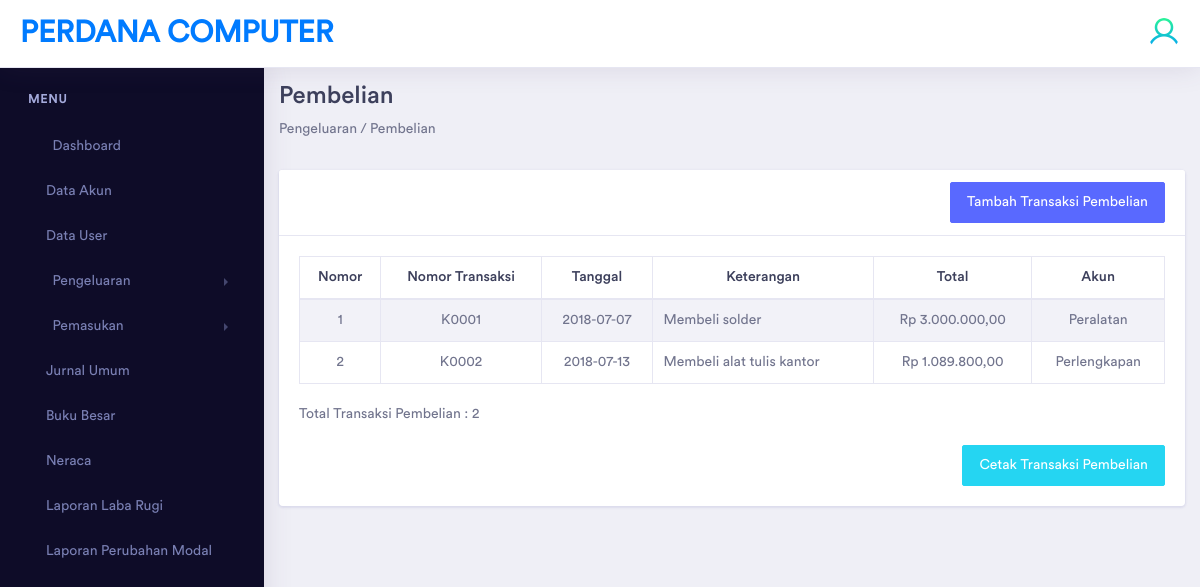
Screenshot of /modules/pembelian.php (signed in) with the database file from the repository.
### tables this page shows
CREATE TABLE `pembelian` (
  `id_pembelian` int(11) NOT NULL,
  `id_baganakun` int(11) NOT NULL,
  `nomortransaksi_pembelian` varchar(100) NOT NULL,
  `tanggal_pembelian` date NOT NULL,
  `keterangan_pembelian` varchar(255) NOT NULL,
  `total_pembelian` varchar(100) NOT NULL
);

CREATE TABLE `bagan_akun` (
  `id_baganakun` int(11) NOT NULL,
  `kode_akun` varchar(100) NOT NULL,
  `nama_akun` varchar(100) NOT NULL,
  `posisi` varchar(10) NOT NULL,
  `status_akun` enum('Debit','Kredit') NOT NULL,
  `posisi_neraca` varchar(10) NOT NULL,
  `pm` varchar(10) NOT NULL,
  `jenis` varchar(10) NOT NULL
);

### config/koneksi.php (called while the page is built, shortened)
<?php
 $base_url="http://localhost/Webakuntansi/";
?>

### modules/pembelian.php (the view, shortened to what this page needs)
<?php
include "../config/koneksi.php";
?>
<!doctype html>
<html lang="en">
<head>
    <link rel="stylesheet" href="<?php echo $base_url;?>includes/assets/vendor/bootstrap/css/bootstrap.min.css">
    <link href="<?php echo $base_url;?>includes/assets/vendor/fonts/circular-std/style.css" rel="stylesheet">
    <link rel="stylesheet" href="<?php echo $base_url;?>includes/assets/libs/css/style.css">
    <link rel="stylesheet" href="<?php echo $base_url;?>includes/assets/vendor/fonts/fontawesome/css/fontawesome-all.css">
    <link rel="stylesheet" href="<?php echo $base_url;?>includes/assets/vendor/charts/morris-bundle/morris.css">
    <link rel="stylesheet" href="<?php echo $base_url;?>includes/assets/vendor/fonts/material-design-iconic-font/css/materialdesignicons.min.css">
</head>
<body>
<?php if(@$_SESSION['username']){
  ?>
    <div class="dashboard-main-wrapper">
    <?php include "header.php";
  ?>
	    </div>
	    <div class="nav-left-sidebar sidebar-dark">
      <?php include "sidebar.php";
  ?>
	    </div>
	    <div class="dashboard-wrapper">
	        <div class="dashboard-influence">
	            <div class="container-fluid">
                    <div class="row">
                    <div class="col-xl-12 col-lg-12 col-md-12 col-sm-12 col-12">
                        <div class="page-header">
                            <h2 class="pageheader-title">Pembelian</h2>
                            <p>Pengeluaran / Pembelian</P>
                        </div>
                    </div>
                </div>
                      <div class="row">
                    <div class="col-xl-12 col-lg-12 col-md-12 col-sm-12 col-12">
                        <div class="card">
                            <div class="card-header">
                                <div align="right"> <a href="#" class="btn btn-primary" data-toggle="modal" data-target="#exampleModal">
                    Tambah Transaksi Pembelian</a> </div>
                            </div>
                            <div class="card-body">
                                <div class="table-responsive">
                                    <table id="example4" class="table table-striped table-bordered" style="width:100%">
                                        <thead>
                                            <tr>
                                            <th style="text-align:center;">Nomor</th>
                                            <th style="text-align:center;">Nomor Transaksi</th>
                                                <th style="text-align:center;">Tanggal</th>
                                                <th style="text-align:center;">Keterangan</th>
                                                <th style="text-align:center;">Total</th>
                                                <th style="text-align:center;">Akun</th>
                                            </tr>
                                        </thead>
                                        <?php
  $no =1;
  $ambil1 = mysqli_query($conn,"SELECT * FROM pembelian inner join bagan_akun on pembelian.id_baganakun=bagan_akun.id_baganakun");
  while ($data1 = mysqli_fetch_array($ambil1)) {
    ?>
  <tr>
    <td style="text-align:center;"><?php echo $no++;?></td>
    <td style="text-align:center;"><?php echo $data1['nomortransaksi_pembelian'];?></td>
    <td style="text-align:center;"><?php echo $data1['tanggal_pembelian'];?></td>
    <td style="text-align:left;"><?php echo $data1['keterangan_pembelian'];?></td>
    <td style="text-align:center;"><?php echo "Rp ".number_format($data1['total_pembelian'], 2, ",", ".");?></td>
    <td style="text-align:center;"><?php echo $data1['nama_akun'];?></td>
                                      </div>
                                      </div>
                                      </div>
  <?php
  }
  ?>
                                    <p><p>Total Transaksi Pembelian : <?php echo mysqli_num_rows($ambil1) ?></p></p>
                                   <div align="right">   <a href="../modules/cetakpembelian.php" class="btn btn-info">Cetak Transaksi Pembelian</a> </div>
                                </div>
                            </div>
                        </div>
                      <?php } else { echo "<script>window.location.href='login.php'</script>";} ?>
</body>
</html>

### rows the page displays
pembelian: nomortransaksi_pembelian "K0001", tanggal_pembelian "2018-07-07", keterangan_pembelian "Membeli solder", total_pembelian "3.000.000,00", id_baganakun.nama_akun "Peralatan"
pembelian: nomortransaksi_pembelian "K0002", tanggal_pembelian "2018-07-13", keterangan_pembelian "Membeli alat tulis kantor", total_pembelian "1.089.800,00", id_baganakun.nama_akun "Perlengkapan"

### other values shown
mysqli_num_rows($ambil1) "2"
